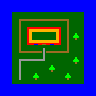

The image is a tile-based game level rendered from a .tmx file. Its description and source (layers, tilesets, objects; grid data summarised) follow:
An orthogonal 12x12 tile map with 8x8 px tiles, 2 tile layers (Ground, Walls).

<map version="1.10" tiledversion="1.11.0" orientation="orthogonal" renderorder="right-down" width="12" height="12" tilewidth="8" tileheight="8" infinite="0" nextlayerid="3" nextobjectid="1">
 <tileset firstgid="1" source="tiles.tsx" />
 <layer id="1" name="Ground" width="12" height="12">
  <data>[144 cells, 144 non-empty, 8 distinct tile ids]</data>
 </layer>
 <layer id="2" name="Walls" width="12" height="12">
  <data>[144 cells, 37 non-empty, 8 distinct tile ids]</data>
 </layer>
</map>